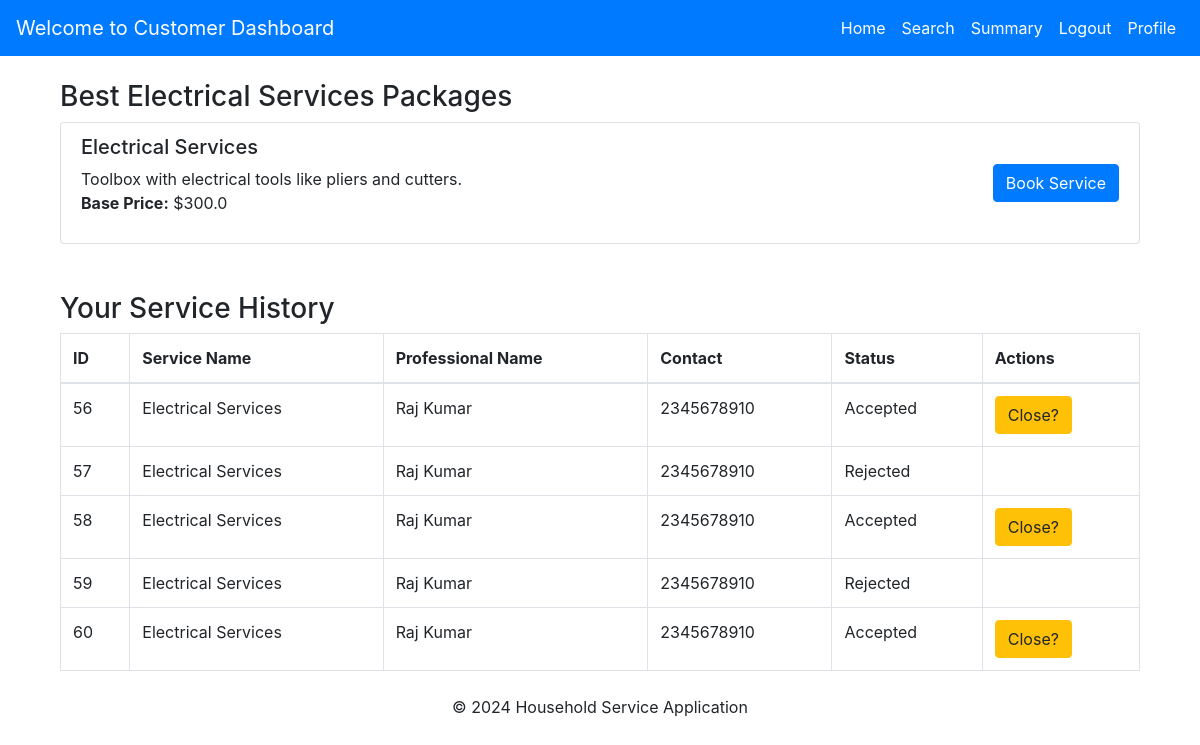
The page /customer/subcategory/5 (signed in) on the database its author committed.
### models.py (models this page shows, shortened)
class Service(db.Model):
    __tablename__ = 'service'
    service_id = db.Column(db.Integer, primary_key=True, autoincrement=True, nullable=False)
    user_id = db.Column(db.Integer, db.ForeignKey('users.user_id'), default=1, nullable=True)
    prof_id = db.Column(db.Integer, db.ForeignKey('service_professionals.prof_id'), default=1, nullable=True)
    name = db.Column(db.String(100), nullable=True)
    new_service_name = db.Column(db.String(100), nullable=True)
    description = db.Column(db.Text, nullable=True)
    base_price = db.Column(db.Float, nullable=False)
    date_created = db.Column(db.DateTime, default=datetime.utcnow)
    image = db.Column(db.String(255), nullable=True)

class ServiceRequest(db.Model):
    __tablename__ = 'service_requests'
    req_id = db.Column(db.Integer, primary_key=True, autoincrement=True, nullable=False)
    user_id = db.Column(db.Integer, db.ForeignKey('users.user_id'), nullable=True)
    service_id = db.Column(db.Integer, db.ForeignKey('service.service_id'), nullable=True)
    prof_id = db.Column(db.Integer, db.ForeignKey('service_professionals.prof_id'), nullable=True)
    status = db.Column(db.String(20), default='Requested', nullable=False)
    rating = db.Column(db.Integer)
    remarks = db.Column(db.String(255))
    requested_date = db.Column(db.DateTime, default=datetime.utcnow, nullable=False)
    close_date = db.Column(db.DateTime, default=datetime.utcnow, nullable=False)
    service = db.relationship('Service', backref='requests')
    professional = db.relationship('ServiceProfessional', backref='requests')

class ServiceProfessional(UserMixin, db.Model):
    __tablename__ = 'service_professionals'
    prof_id = db.Column(db.Integer, primary_key=True, autoincrement=True, nullable=False)  # Auto-increment primary key
    username = db.Column(db.String(255), unique=True, nullable=False)  # Unique username
    password = db.Column(db.String(200), nullable=False)  # Store hashed password
    prof_name = db.Column(db.String(250), nullable=False)  # Name of the professional
    service_type = db.Column(db.String(100), nullable=False)  # Type of service offered
    experience = db.Column(db.String(100), nullable=False)  # Years of experience
    address = db.Column(db.Text, nullable=False)  # Address
    contact = db.Column(db.String(15), nullable=False)  # Contact number
    pincode = db.Column(db.String(10), nullable=False)  # Pincode/ZIP code
    date_created = db.Column(db.DateTime, default=func.now(), nullable=False)  # Automatically set to current timestamp
    status = db.Column(db.Text, default=ProfessionalStatus.PENDING, nullable=False)  # Status stored as text
    role = db.Column(db.String(50), default='service_professional', nullable=False)
    service_requests = db.relationship('ServiceRequest', backref='service_professionals', lazy=True)

### customer_routes.py (the view, shortened to what this page needs)
@customer_bp.route('/subcategory/<int:service_id>', methods=['GET'])
def subcategory(service_id):
    service = Service.query.get(service_id)
    if not service:
        flash("Service not found!", "error")
        return redirect(url_for('customer.dashboard'))
    user_id = session.get('user_id')  # Get logged-in user's ID
    if not user_id:
        flash("You need to log in to access this page.", "danger")
        return redirect(url_for('main.login'))  # Redirect to login page
    services = Service.query.filter(Service.service_id == service_id).all()
    service_history = ServiceRequest.query.filter_by(service_id=service_id, user_id=user_id).all()
    return render_template(
        'user_panel/subcategory.html',
        service=service,
        services=services,
        service_history=service_history
    )

### templates/user_panel/subcategory.html (shortened to what this page needs)
{% extends 'user_panel/base.html' %}
{% block content %}
<div class="container">
    <section class="services mt-4">
        <h3>Best {{ service.name }} Packages</h3>
        <div class="list-group">
            {% for service in services %}
            <div class="list-group-item d-flex justify-content-between align-items-center">
                <div>
                    <h5>{{ service.name }}</h5>
                    <p>{{ service.description }}<br>
                    <strong>Base Price:</strong> ${{ service.base_price }}</p>
                </div>
                <a href="{{ url_for('customer.subcategory', service_id=service.service_id, action='book_service') }}"
                   class="btn btn-primary">Book Service</a>
            </div>
            {% endfor %}
        </div>
    </section>
    <section class="service-history mt-5">
        <h3>Your Service History</h3>
        <table class="table table-bordered">
            <thead>
                <tr>
                    <th>ID</th>
                    <th>Service Name</th>
                    <th>Professional Name</th>
                    <th>Contact</th>
                    <th>Status</th>
                    <th>Actions</th>
                </tr>
            </thead>
            <tbody>
                {% for service_request in service_history %}
                    <tr>
                        <td>{{ service_request.req_id }}</td>
                        <td>{{ service_request.service.name }}</td>
                        <td>{{ service_request.service_professionals.prof_name if service_request.service_professionals else 'N/A' }}</td>
                        <td>{{ service_request.service_professionals.contact if service_request.service_professionals else 'N/A' }}</td>
                        <td>{{ service_request.status }}</td>
                        <td>
                            {% if service_request.status == 'Closed' %}
                                Closed
                            {% elif service_request.status == 'Requested' %}
                                Requested
                            {% elif service_request.status == 'Accepted' %}
                                <a href="{{ url_for('customer.service_feedback', request_id=service_request.req_id) }}" class="btn btn-warning">Close?</a>
                            {% endif %}
                        </td>
                    </tr>
                {% endfor %}
            </tbody>
        </table>
    </section>
</div>
{% endblock %}

### templates/user_panel/base.html (style rules this page uses)
.container { margin-top: 20px; }

### rows shown on the page
Service: name "Electrical Services", description "Toolbox with electrical tools like pliers and cutters.", base_price "300.0"
ServiceRequest: req_id "56", service.name "Electrical Services", service_professionals "Raj Kumar", service_professionals "2345678910", status "Accepted"
ServiceRequest: req_id "57", service.name "Electrical Services", service_professionals "Raj Kumar", service_professionals "2345678910", status "Rejected"
ServiceRequest: req_id "58", service.name "Electrical Services", service_professionals "Raj Kumar", service_professionals "2345678910", status "Accepted"
ServiceRequest: req_id "59", service.name "Electrical Services", service_professionals "Raj Kumar", service_professionals "2345678910", status "Rejected"
ServiceRequest: req_id "60", service.name "Electrical Services", service_professionals "Raj Kumar", service_professionals "2345678910", status "Accepted"
